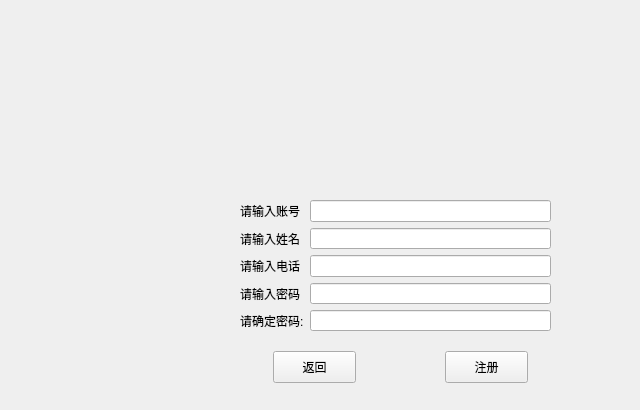
    <widget class="QWidget" name="user_sign_up_page4">
     <property name="styleSheet">
      <string notr="true">QStackedWidget#stacked_widget &gt; QWidget#user_sign_up_page4 {
	border-image: url(:/LMS_BG/picture/sign_background.jpg);
}</string>
     </property>
     <widget class="QWidget" name="user_sign_up_widget" native="true">
      <property name="geometry">
       <rect>
        <x>160</x>
        <y>170</y>
        <width>471</width>
        <height>231</height>
       </rect>
      </property>
      <property name="styleSheet">
       <string notr="true">QWidget#user_sign_up_widget {
	border-image:url(:/LMS_BG/picture/user_cell_widget_bg.svg)
}</string>
      </property>
      <widget class="QWidget" name="layoutWidget_3">
       <property name="geometry">
        <rect>
         <x>30</x>
         <y>180</y>
         <width>421</width>
         <height>34</height>
        </rect>
       </property>
       <layout class="QHBoxLayout" name="horizontalLayout_6">
        <item>
         <spacer name="horizontalSpacer_9">
          <property name="orientation">
           <enum>Qt::Horizontal</enum>
          </property>
          <property name="sizeHint" stdset="0">
           <size>
            <width>40</width>
            <height>20</height>
           </size>
          </property>
         </spacer>
        </item>
        <item>
         <widget class="QPushButton" name="user_sign_up_back_btn">
          <property name="styleSheet">
           <string notr="true">width:75;
height:24;
border-image:url(:/LMS_BG/picture/user_cell_widget_bg.svg)</string>
          </property>
          <property name="text">
           <string>返回</string>
          </property>
         </widget>
        </item>
        <item>
         <spacer name="horizontalSpacer_11">
          <property name="orientation">
           <enum>Qt::Horizontal</enum>
          </property>
          <property name="sizeHint" stdset="0">
           <size>
            <width>40</width>
            <height>20</height>
           </size>
          </property>
         </spacer>
        </item>
        <item>
         <widget class="QPushButton" name="user_sign_up_yse_btn">
          <property name="styleSheet">
           <string notr="true">width:75;
height:24;
border-image:url(:/LMS_BG/picture/user_cell_widget_bg.svg)</string>
          </property>
          <property name="text">
           <string>注册</string>
          </property>
         </widget>
        </item>
        <item>
         <spacer name="horizontalSpacer_10">
          <property name="orientation">
           <enum>Qt::Horizontal</enum>
          </property>
          <property name="sizeHint" stdset="0">
           <size>
            <width>40</width>
            <height>20</height>
           </size>
          </property>
         </spacer>
        </item>
       </layout>
      </widget>
      <widget class="QWidget" name="layoutWidget">
       <property name="geometry">
        <rect>
         <x>80</x>
         <y>30</y>
         <width>311</width>
         <height>131</height>
        </rect>
       </property>
       <layout class="QGridLayout" name="gridLayout">
        <item row="4" column="1">
         <widget class="QLineEdit" name="user_sign_up_re_pwd_edit">
          <property name="echoMode">
           <enum>QLineEdit::Password</enum>
          </property>
         </widget>
        </item>
        <item row="4" column="0">
         <widget class="QLabel" name="user_sign_up_re_pwd_lable">
          <property name="text">
           <string>请确定密码:</string>
          </property>
          <property name="buddy">
           <cstring>user_login_pwd_line_edit</cstring>
          </property>
         </widget>
        </item>
        <item row="0" column="1">
         <widget class="QLineEdit" name="user_sign_up_account_line_edit"/>
        </item>
        <item row="1" column="0">
         <widget class="QLabel" name="user_sign_up_name_label">
          <property name="text">
           <string>请输入姓名</string>
          </property>
         </widget>
        </item>
        <item row="0" column="0">
         <widget class="QLabel" name="user_sign_up_account_lable">
          <property name="text">
           <string>请输入账号</string>
          </property>
         </widget>
        </item>
        <item row="3" column="1">
         <widget class="QLineEdit" name="user_sign_up_pwd_line_edit">
          <property name="echoMode">
           <enum>QLineEdit::Password</enum>
          </property>
         </widget>
        </item>
        <item row="3" column="0">
         <widget class="QLabel" name="user_sign_up_pwd_lable">
          <property name="text">
           <string>请输入密码</string>
          </property>
          <property name="buddy">
           <cstring>user_login_account_line_edit</cstring>
          </property>
         </widget>
        </item>
        <item row="1" column="1">
         <widget class="QLineEdit" name="user_sign_up_name_edit"/>
        </item>
        <item row="2" column="0">
         <widget class="QLabel" name="user_sign_up_tel_label">
          <property name="text">
           <string>请输入电话</string>
          </property>
         </widget>
        </item>
        <item row="2" column="1">
         <widget class="QLineEdit" name="user_sign_up_tel_edit"/>
        </item>
       </layout>
      </widget>
     </widget>
    </widget>
